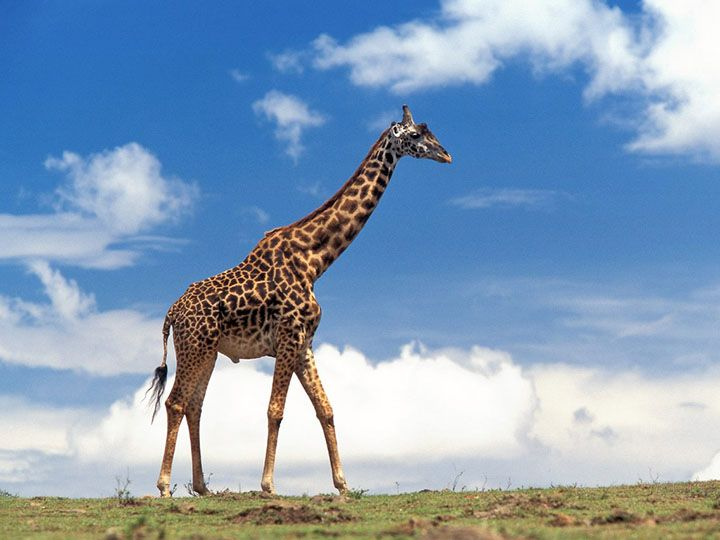
%> input picture giraffe_2.jpg, 720 x 540 px
$ octave grieskleme.m   (GNU Octave 9; MATLAB toolbox functions it lacks are replaced by stand-ins)
%> lines starting %> are read from the running program, lines starting %| are printed output that depends on the picture; in (x1, y1, x2, y2) boxes, pixels count from 0 and x2, y2 are one past the last pixel; in counts of white or black regions, pixels touching at a corner belong together; the program's own positions count from 1
close all;
clear;
clc;
%% resim okuma
image = imread('giraffe_2.jpg');
%> image is the input picture: size 540x720x3 uint8; mean R, G, B 134, 158.8, 184.4
imshow(image);
title('Orijinal Goruntu')
subplot(1,1,1)
figure,
image_gray = rgb2gray(image);
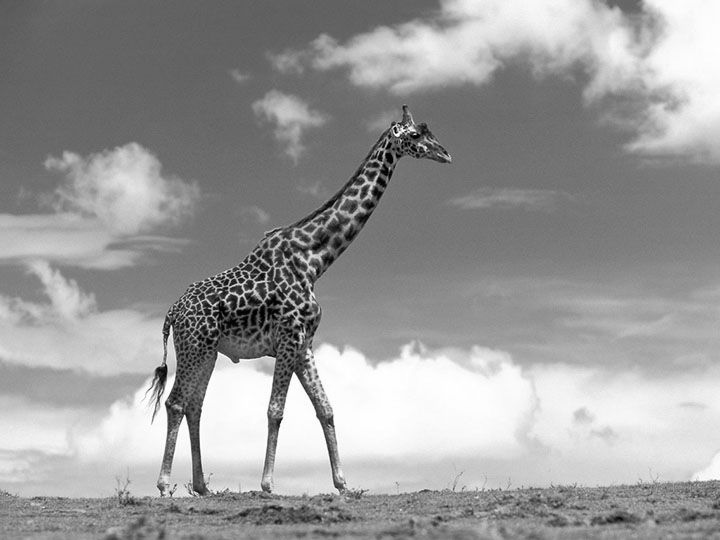
%> image_gray: size 540x720 uint8; min 0, max 255, mean 154.3
imshow(image_gray)
title('Gri Goruntu')

%% Edge Detection Detail
BW4 = edge(image_gray,'sobel',0.15);
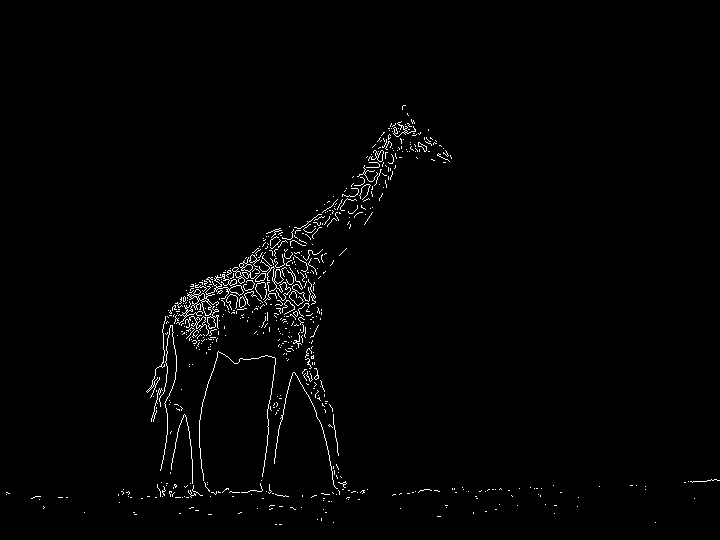
%> BW4: size 540x720 logical; 1.4% white in thin lines or dots, all inside (x1, y1, x2, y2) = (6, 105, 720, 525)
imshow(BW4);
title('Edge Detection')
figure,

%% Edge Detection

edges_prewitt = edge(image_gray,'Prewitt');
%> edges_prewitt: size 540x720 logical; 2.7% white in thin lines or dots
imshow(edges_prewitt)
title('Prewitt')
figure,

%% Roberts Edge

edges_roberts = edge(image_gray,'Roberts');
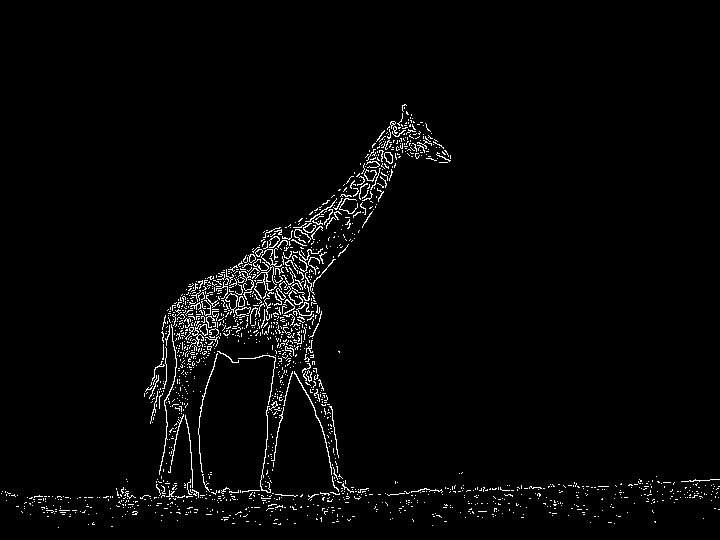
%> edges_roberts: size 540x720 logical; 2.5% white in thin lines or dots, all inside (x1, y1, x2, y2) = (1, 104, 720, 528)
imshow(edges_roberts)
title('Roberts')

%% Sobel

% [4 lines of commented-out code are left out]
%% imfill komutu ile iç doldurma

BW5 = imfill(BW4,'holes');
imshow(BW5)
title('Doldurulmu? Görsel')
impixelinfo;

%% Morfolojik i?lemler

se2 = strel('disk',1);
dilate = imdilate(BW4,se2);
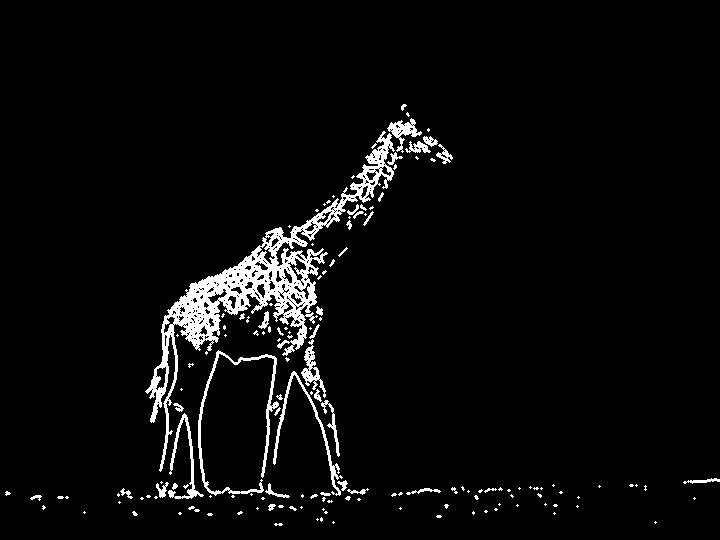
%> dilate: size 540x720 logical; 4.2% white; 153 white regions (109 under 20 px), largest, box (x1, y1, x2, y2) and area: (145, 131, 395, 472) 10028, (198, 350, 279, 496) 1203, (273, 371, 343, 496) 736
imshow(dilate)
title('Dilation')
figure,

%% GrayThresh uygulamasini gerçeklestirdim.
level = graythresh(image_gray);
%> level = 0.651
BW =  imbinarize(image_gray,level);
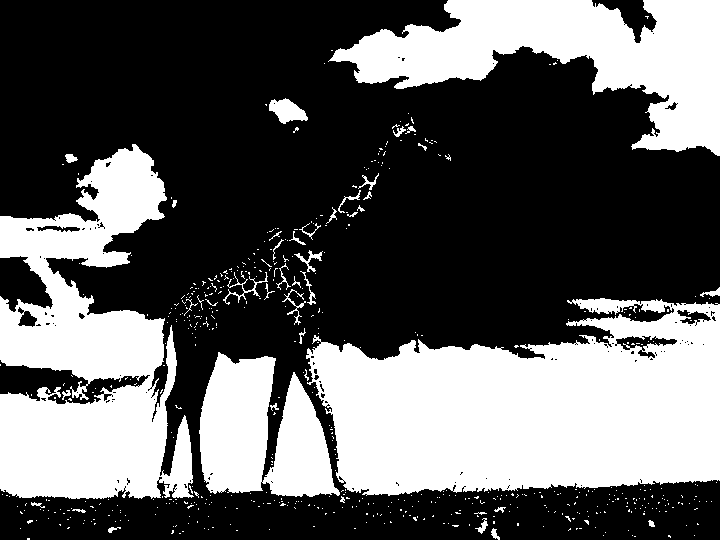
%> BW: size 540x720 logical; 37.4% white; 567 white regions (525 under 20 px), largest, box (x1, y1, x2, y2) and area: (306, 298, 720, 496) 59465, (0, 144, 194, 499) 40039, (328, 0, 720, 156) 28320
imshow(BW)
title('Gray Thresh Goruntusu')
%figure,
%% Adaptive thresholding sonuç olarak ortalama degeri level = 0.4784 cikti?
T = adaptthresh(image_gray, 0.50);
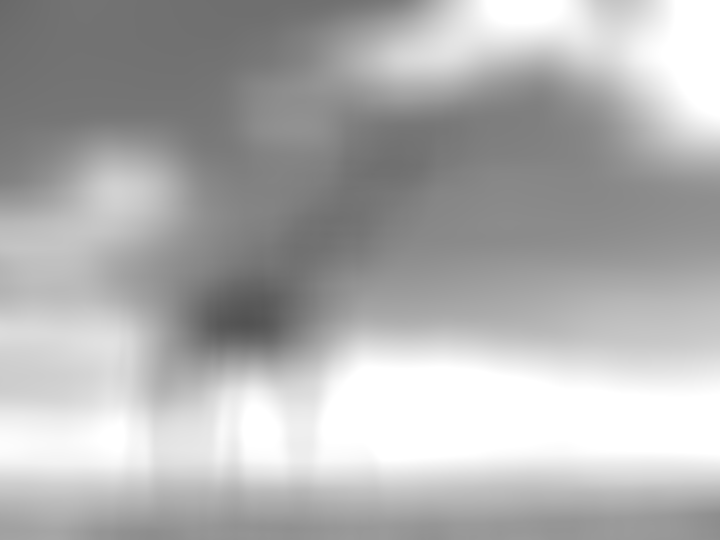
%> T: size 540x720 double; min 0.324, max 1, mean 0.691
BW_2 = imbinarize(image_gray,T);
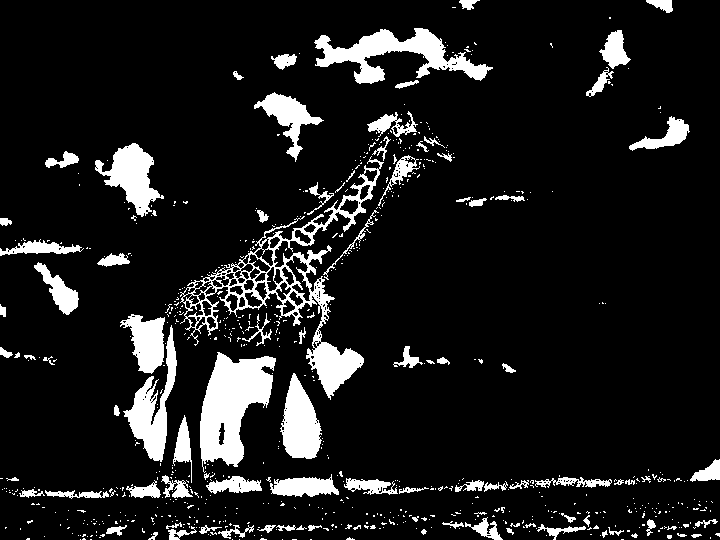
%> BW_2: size 540x720 logical; 10.9% white; 719 white regions (624 under 20 px), largest, box (x1, y1, x2, y2) and area: (180, 156, 384, 400) 6635, (200, 352, 276, 473) 5172, (314, 28, 493, 84) 3828
imshow(BW_2)
title('Adaptive Thresholding Goruntusu')
%figure,
%% Morfolojik islem görüntüsü
% [5 lines of commented-out code are left out]
%% Resimleri Toplam?
% Burada BW_3 de?eri logical oldugu için im2uint8 fonksiyonu ile logical to
%uint8 format?na dönü?türdüm. Sonra farklarini aldim fakat ilk deneme
%basarisiz oldu. Zürafanin içi tamam?yla beyaz ve arka kisminin tamam? ile
%siyah olmasi gerekiyor yaptigim uygulamada.
%new_binary_converted = im2uint8(BW);
%total = image - new_binary_converted ;
%imshow(total)
%figure,
%% Histogram
%imhist(image_gray)
%% Pixel Info
%imtool(image_gray)

$ run again, with giraffe_3.jpg copied over giraffe_2.jpg
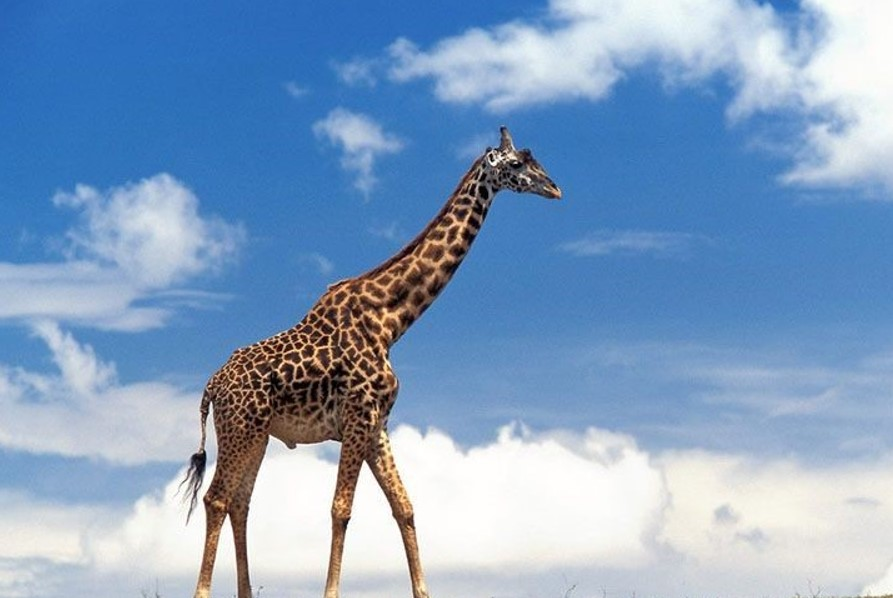
%> input picture giraffe_3.jpg, 893 x 598 px
%> image is the input picture: size 598x893x3 uint8; mean R, G, B 131.8, 160.6, 194
%> `BW4 = edge(image_gray,'sobel',0.15);`:
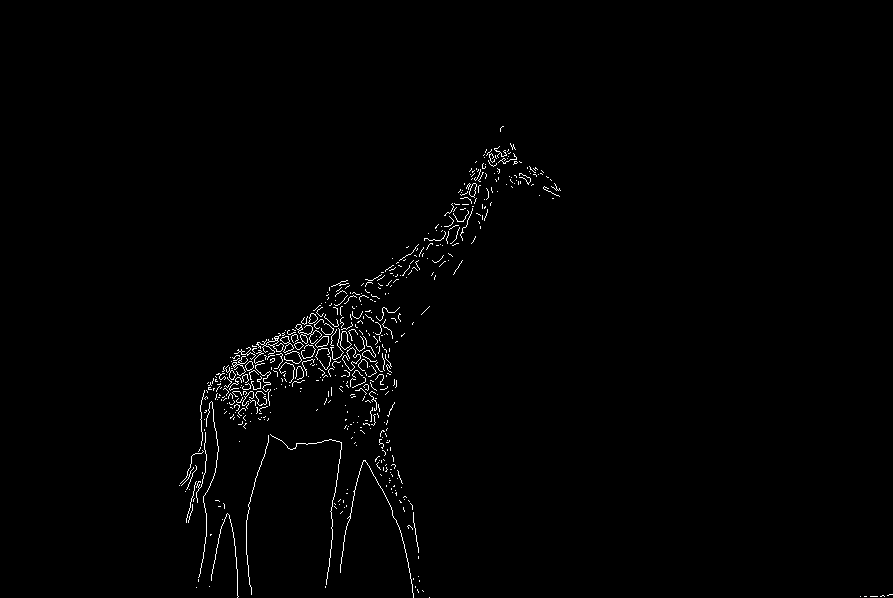
%> BW4: size 598x893 logical; 1% white in thin lines or dots, all inside (x1, y1, x2, y2) = (179, 126, 893, 598)
%> edges_prewitt: size 598x893 logical; 2% white in thin lines or dots, all inside (x1, y1, x2, y2) = (146, 3, 893, 598)
%> edges_roberts: size 598x893 logical; 2.2% white in thin lines or dots, all inside (x1, y1, x2, y2) = (156, 124, 893, 598)
%> dilate: size 598x893 logical; 3.2% white; 115 white regions (68 under 20 px), largest, box (x1, y1, x2, y2) and area: (178, 259, 421, 583) 10227, (413, 162, 488, 258) 1195, (245, 433, 343, 596) 1163
%> level = 0.647
%> BW: size 598x893 logical; 40.3% white; 271 white regions (235 under 20 px), largest, box (x1, y1, x2, y2) and area: (379, 367, 893, 598) 89944, (0, 175, 238, 598) 58922, (406, 0, 893, 190) 42440
%> `BW_2 = imbinarize(image_gray,T);`:
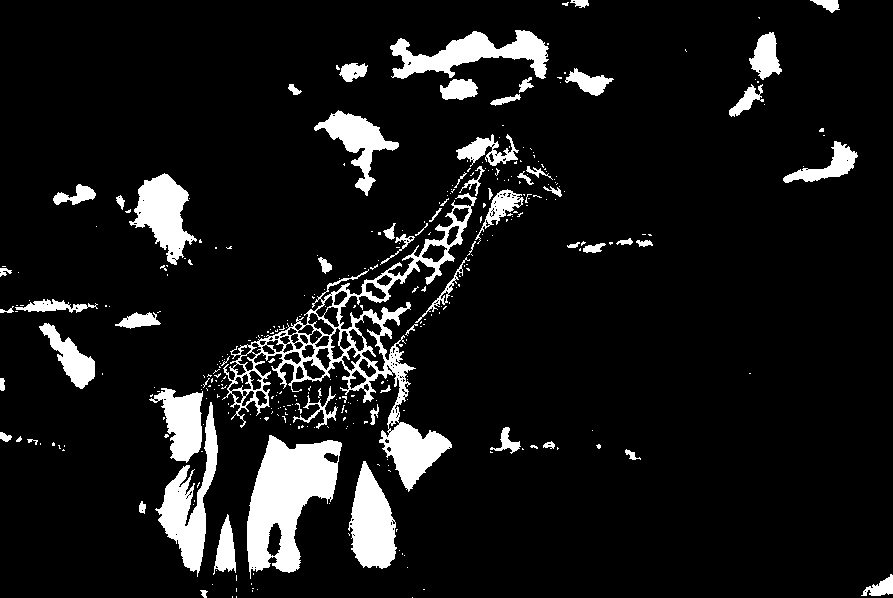
%> BW_2: size 598x893 logical; 9.5% white; 352 white regions (289 under 20 px), largest, box (x1, y1, x2, y2) and area: (222, 193, 477, 492) 10212, (247, 435, 342, 579) 7540, (155, 402, 218, 577) 3732

$ run again, with giraffe_4.jpg copied over giraffe_2.jpg
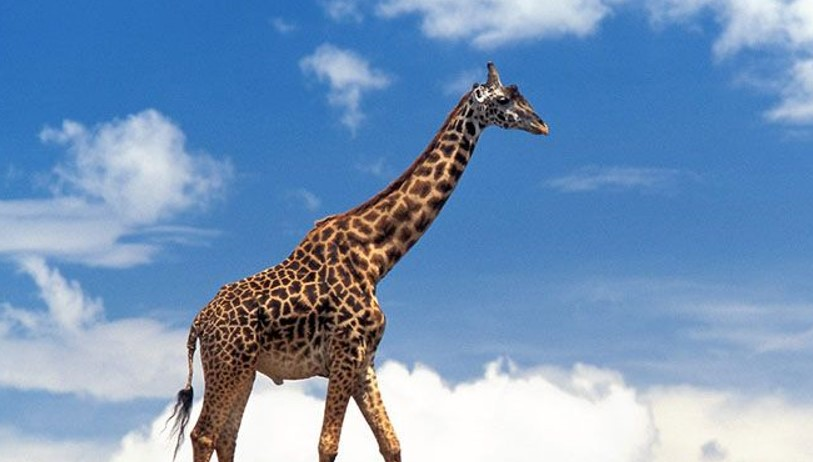
%> input picture giraffe_4.jpg, 813 x 462 px
%> image is the input picture: size 462x813x3 uint8; mean R, G, B 118.1, 149.5, 186.4
%> `BW4 = edge(image_gray,'sobel',0.15);`:
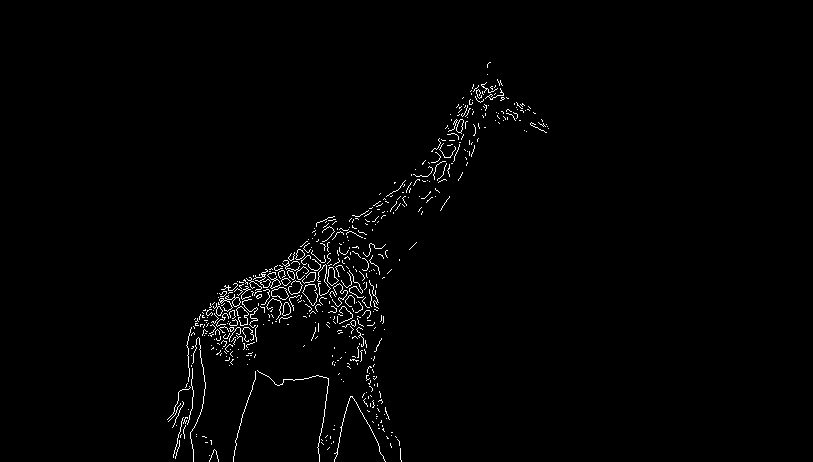
%> BW4: size 462x813 logical; 1.3% white in thin lines or dots, all inside (x1, y1, x2, y2) = (167, 62, 549, 462)
%> edges_prewitt: size 462x813 logical; 2.5% white in thin lines or dots, all inside (x1, y1, x2, y2) = (164, 62, 549, 462)
%> edges_roberts: size 462x813 logical; 2.7% white in thin lines or dots, all inside (x1, y1, x2, y2) = (164, 60, 548, 462)
%> dilate: size 462x813 logical; 4.1% white; 97 white regions (51 under 20 px), largest, box (x1, y1, x2, y2) and area: (166, 195, 410, 462) 10118, (401, 98, 475, 194) 1197, (232, 369, 330, 462) 769
%> level = 0.631
%> BW: size 462x813 logical; 31.6% white; 238 white regions (206 under 20 px), largest, box (x1, y1, x2, y2) and area: (364, 300, 813, 462) 49063, (0, 110, 209, 462) 44025, (234, 371, 329, 462) 6715
%> `BW_2 = imbinarize(image_gray,T);`:
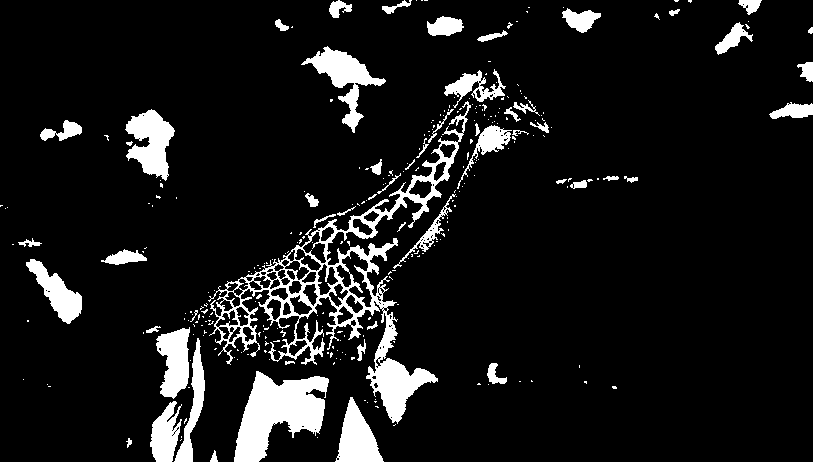
%> BW_2: size 462x813 logical; 9.5% white; 291 white regions (236 under 20 px), largest, box (x1, y1, x2, y2) and area: (208, 101, 471, 424) 10711, (234, 371, 329, 462) 4827, (301, 46, 386, 133) 2112
